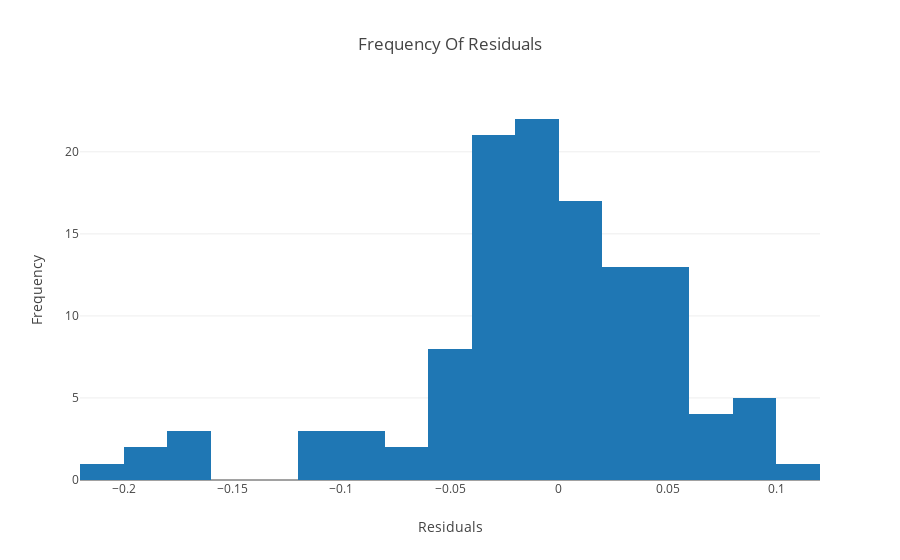

This figure's notebook cell:
### Markdown cell above
#### Histogram plot.

### Code cell
data = [go.Histogram(x=((regr.predict(X_test) - Y_test)))]
layout = go.Layout(
    title='Frequency Of Residuals',
    xaxis=dict(
        title='Residuals'
    ),
    yaxis=dict(
        title='Frequency'
    )
)
fig = go.Figure(data=data, layout=layout)
plot.iplot(fig, filename='normalized histogram')
